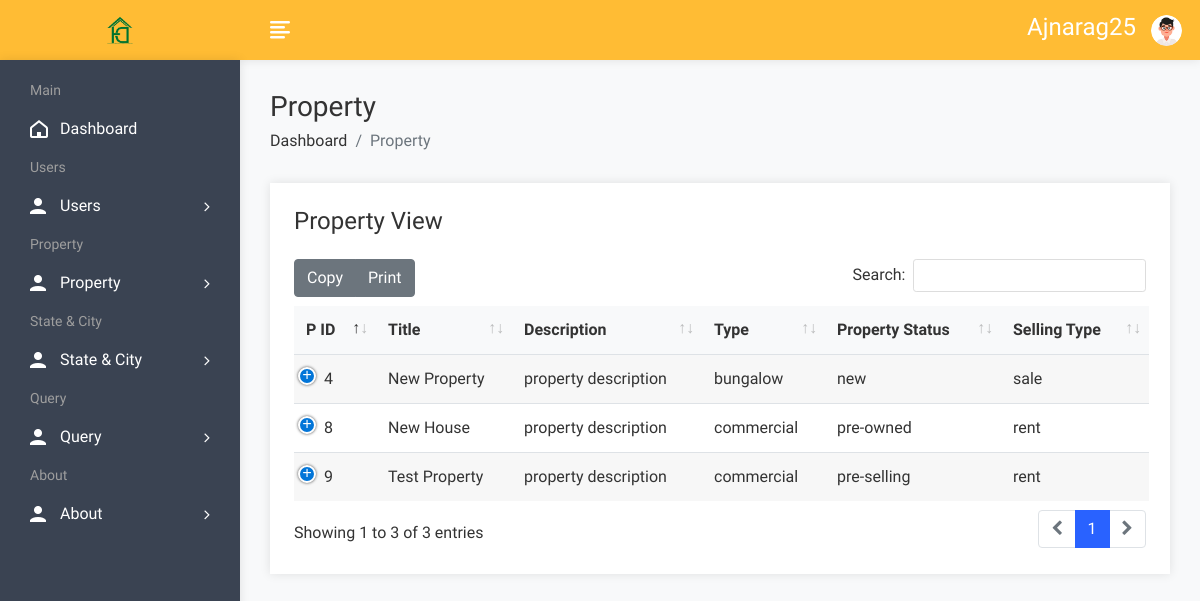
The page /admin/propertyview.php (signed in) on the database its author committed.
### tables this page shows
CREATE TABLE `property` (
  `pid` int(50) NOT NULL,
  `title` varchar(200) NOT NULL,
  `pcontent` longtext NOT NULL,
  `type` varchar(100) NOT NULL,
  `pstatus` varchar(50) NOT NULL,
  `stype` varchar(100) NOT NULL,
  `bedroom` int(50) NOT NULL,
  `bathroom` int(50) NOT NULL,
  `balcony` int(50) NOT NULL,
  `kitchen` int(50) NOT NULL,
  `hall` int(50) NOT NULL,
  `floor` varchar(50) NOT NULL,
  `size` int(50) NOT NULL,
  `price` int(50) NOT NULL,
  `region` varchar(255) NOT NULL,
  `province` varchar(255) NOT NULL,
  `city` varchar(100) NOT NULL,
  `barangay` varchar(100) NOT NULL,
  `feature` longtext NOT NULL,
  `pimage` varchar(300) NOT NULL,
  `pimage1` varchar(300) NOT NULL,
  `pimage2` varchar(300) NOT NULL,
  `pimage3` varchar(300) NOT NULL,
  `pimage4` varchar(300) NOT NULL,
  `uid` int(50) NOT NULL,
  `status` varchar(50) NOT NULL,
  `mapimage` varchar(300) NOT NULL,
  `topmapimage` varchar(300) NOT NULL,
  `groundmapimage` varchar(300) NOT NULL,
  `totalfloor` varchar(50) NOT NULL,
  `date` date NOT NULL,
  `ptype` varchar(250) NOT NULL
);

### admin/propertyview.php (the view, shortened to what this page needs)
<!DOCTYPE html>
<html lang="en">
<head>
        <link rel="stylesheet" href="assets/css/bootstrap.min.css">
        <link rel="stylesheet" href="assets/css/font-awesome.min.css">
        <link rel="stylesheet" href="assets/css/feathericon.min.css">
		<link rel="stylesheet" href="assets/plugins/datatables/dataTables.bootstrap4.min.css">
		<link rel="stylesheet" href="assets/plugins/datatables/responsive.bootstrap4.min.css">
		<link rel="stylesheet" href="assets/plugins/datatables/select.bootstrap4.min.css">
		<link rel="stylesheet" href="assets/plugins/datatables/buttons.bootstrap4.min.css">
        <link rel="stylesheet" href="assets/css/style.css">
    </head>
    <body>
				<?php include("header.php"); ?>
            <div class="page-wrapper">
                <div class="content container-fluid">
					<div class="page-header">
						<div class="row">
							<div class="col">
								<h3 class="page-title">Property</h3>
								<ul class="breadcrumb">
									<li class="breadcrumb-item"><a href="dashboard.php">Dashboard</a></li>
									<li class="breadcrumb-item active">Property</li>
								</ul>
							</div>
						</div>
					</div>
					<div class="row">
                            <div class="col-12">
                                <div class="card">
                                    <div class="card-body">
                                        <h4 class="header-title mt-0 mb-4">Property View</h4>
                                        <table id="datatable-buttons" class="table table-striped dt-responsive nowrap">
                                            <thead>
                                                <tr>
                                                    <th>P ID</th>
                                                    <th>Title</th>
                                                    <th>Description</th>
                                                    <th>Type</th>
                                                    <th>Property Status</th>
                                                    <th>Selling Type</th>
                                                </tr>
                                            </thead>
                                            <tbody>
												<?php
													$query=mysqli_query($conn,"select * from property");
													while($row=mysqli_fetch_row($query))
													{
												?>
                                                <tr>
                                                    <td><?php echo $row['0']; ?></td>
                                                    <td><?php echo $row['1']; ?></td>
                                                    <td><?php echo "property description"; ?></td>
                                                    <td><?php echo $row['3']; ?></td>
                                                    <td><?php echo $row['4']; ?></td>
                                                    <td><?php echo $row['5']; ?></td>
                                                </tr>
                                               <?php
												}
												?>
                                            </tbody>
                                        </table>
                                    </div>
                                </div>
                            </div>
                        </div>
				</div>
			</div>
    </body>
</html>

### admin/header.php (shortened to what this page needs)
<div class="header">
              <div class="header-left">
                  <a href="dashboard.php" class="logo">
				<img src="assets\logo-small.png" alt="Logo">
			</a>
              </div>
		<a href="javascript:void(0);" id="toggle_btn">
			<i class="fe fe-text-align-left"></i>
		</a>
		<ul class="nav user-menu">
			<h4 style="color:white;margin-top:13px;text-transform:capitalize;"><?php echo $_SESSION['auser']['auser']?></h4>
			<li class="nav-item dropdown app-dropdown">
				<a href="#" class="dropdown-toggle nav-link" data-toggle="dropdown">
					<span class="user-img"><img class="rounded-circle" src="assets/img/profiles/avatar-01.png" width="31" alt="Ryan Taylor"></span>
				</a>
			</li>
		</ul>
          </div>
          <div class="sidebar" id="sidebar">
              <div class="sidebar-inner slimscroll">
			<div id="sidebar-menu" class="sidebar-menu">
				<ul>
					<li class="menu-title">
						<span>Main</span>
					</li>
					<li>
						<a href="dashboard.php"><i class="fe fe-home"></i> <span>Dashboard</span></a>
					</li>
					<li class="menu-title">
						<span>Users</span>
					</li>
					<li class="submenu">
						<a href="#"><i class="fe fe-user"></i> <span> Users </span> <span class="menu-arrow"></span></a>
					</li>
					<li class="menu-title">
						<span>Property</span>
					</li>
					<li class="submenu">
						<a href="#"><i class="fe fe-user"></i> <span> Property</span> <span class="menu-arrow"></span></a>
					</li>
					<li class="menu-title">
						<span>State & City</span>
					</li>
					<li class="submenu">
						<a href="#"><i class="fe fe-user"></i> <span>State & City</span> <span class="menu-arrow"></span></a>
					</li>
					<li class="menu-title">
						<span>Query</span>
					</li>
					<li class="submenu">
						<a href="#"><i class="fe fe-user"></i> <span> Query </span> <span class="menu-arrow"></span></a>
					</li>
					<li class="menu-title">
						<span>About</span>
					</li>
					<li class="submenu">
						<a href="#"><i class="fe fe-user"></i> <span> About </span> <span class="menu-arrow"></span></a>
					</li>
				</ul>
			</div>
              </div>
          </div>

### rows shown on the page
property: pid "4", title "New Property", type "bungalow", pstatus "new", stype "sale"
property: pid "8", title "New House", type "commercial", pstatus "pre-owned", stype "rent"
property: pid "9", title "Test Property", type "commercial", pstatus "pre-selling", stype "rent"

### other values the page prints
$_SESSION['auser']['auser'] "Ajnarag25"
